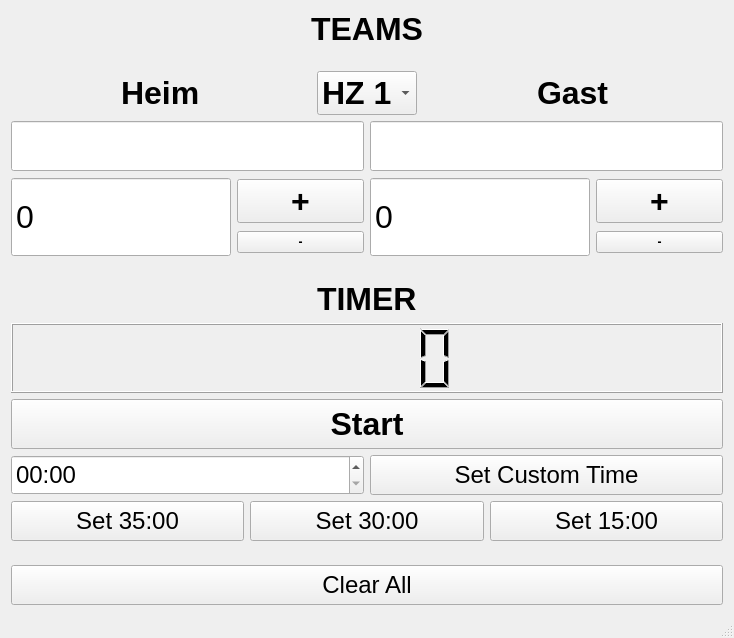
<?xml version="1.0" encoding="UTF-8"?>
<ui version="4.0">
 <class>MainWindow</class>
 <widget class="QMainWindow" name="MainWindow">
  <property name="geometry">
   <rect>
    <x>0</x>
    <y>0</y>
    <width>734</width>
    <height>638</height>
   </rect>
  </property>
  <property name="font">
   <font>
    <weight>50</weight>
    <italic>false</italic>
    <bold>false</bold>
    <underline>false</underline>
    <strikeout>false</strikeout>
   </font>
  </property>
  <property name="windowTitle">
   <string>Game Control</string>
  </property>
  <widget class="QWidget" name="centralWidget">
   <layout class="QVBoxLayout" name="verticalLayout">
    <item alignment="Qt::AlignHCenter">
     <widget class="QLabel" name="label_3">
      <property name="font">
       <font>
        <pointsize>24</pointsize>
        <weight>75</weight>
        <bold>true</bold>
       </font>
      </property>
      <property name="text">
       <string>TEAMS</string>
      </property>
     </widget>
    </item>
    <item>
     <spacer name="verticalSpacer_3">
      <property name="orientation">
       <enum>Qt::Vertical</enum>
      </property>
      <property name="sizeHint" stdset="0">
       <size>
        <width>20</width>
        <height>40</height>
       </size>
      </property>
     </spacer>
    </item>
    <item>
     <layout class="QHBoxLayout" name="horizontalLayout_4">
      <item alignment="Qt::AlignHCenter|Qt::AlignVCenter">
       <widget class="QLabel" name="label_2">
        <property name="font">
         <font>
          <pointsize>24</pointsize>
          <weight>75</weight>
          <bold>true</bold>
         </font>
        </property>
        <property name="text">
         <string>Heim</string>
        </property>
       </widget>
      </item>
      <item>
       <widget class="QComboBox" name="legComboBox">
        <property name="maximumSize">
         <size>
          <width>100</width>
          <height>16777215</height>
         </size>
        </property>
        <property name="font">
         <font>
          <pointsize>24</pointsize>
          <weight>75</weight>
          <bold>true</bold>
         </font>
        </property>
        <item>
         <property name="text">
          <string>HZ 1 </string>
         </property>
        </item>
        <item>
         <property name="text">
          <string>HZ</string>
         </property>
        </item>
        <item>
         <property name="text">
          <string>HZ 2</string>
         </property>
        </item>
       </widget>
      </item>
      <item alignment="Qt::AlignHCenter|Qt::AlignVCenter">
       <widget class="QLabel" name="label">
        <property name="font">
         <font>
          <pointsize>24</pointsize>
          <weight>75</weight>
          <bold>true</bold>
         </font>
        </property>
        <property name="text">
         <string>Gast</string>
        </property>
       </widget>
      </item>
     </layout>
    </item>
    <item>
     <layout class="QHBoxLayout" name="horizontalLayout_2">
      <item>
       <widget class="QLineEdit" name="homeNameEdit">
        <property name="minimumSize">
         <size>
          <width>0</width>
          <height>50</height>
         </size>
        </property>
        <property name="font">
         <font>
          <pointsize>24</pointsize>
         </font>
        </property>
       </widget>
      </item>
      <item>
       <widget class="QLineEdit" name="guestNameEdit">
        <property name="minimumSize">
         <size>
          <width>0</width>
          <height>50</height>
         </size>
        </property>
        <property name="font">
         <font>
          <pointsize>24</pointsize>
         </font>
        </property>
       </widget>
      </item>
     </layout>
    </item>
    <item>
     <layout class="QHBoxLayout" name="horizontalLayout_5">
      <item>
       <widget class="QSpinBox" name="homeGoalsSpinBox">
        <property name="minimumSize">
         <size>
          <width>220</width>
          <height>80</height>
         </size>
        </property>
        <property name="font">
         <font>
          <pointsize>24</pointsize>
         </font>
        </property>
        <property name="buttonSymbols">
         <enum>QAbstractSpinBox::NoButtons</enum>
        </property>
       </widget>
      </item>
      <item>
       <layout class="QVBoxLayout" name="verticalLayout_2">
        <item>
         <widget class="QPushButton" name="homeIncreaseGoalsButton">
          <property name="font">
           <font>
            <pointsize>24</pointsize>
            <weight>75</weight>
            <bold>true</bold>
           </font>
          </property>
          <property name="text">
           <string>+</string>
          </property>
         </widget>
        </item>
        <item>
         <widget class="QPushButton" name="homeDecreaseGoalsButton">
          <property name="font">
           <font>
            <weight>75</weight>
            <bold>true</bold>
           </font>
          </property>
          <property name="text">
           <string>-</string>
          </property>
         </widget>
        </item>
       </layout>
      </item>
      <item>
       <widget class="QSpinBox" name="guestGoalsSpinBox">
        <property name="minimumSize">
         <size>
          <width>220</width>
          <height>80</height>
         </size>
        </property>
        <property name="font">
         <font>
          <pointsize>24</pointsize>
         </font>
        </property>
        <property name="buttonSymbols">
         <enum>QAbstractSpinBox::NoButtons</enum>
        </property>
       </widget>
      </item>
      <item>
       <layout class="QVBoxLayout" name="verticalLayout_3">
        <item>
         <widget class="QPushButton" name="guestIncreaseGoalsButton">
          <property name="font">
           <font>
            <pointsize>24</pointsize>
            <weight>75</weight>
            <bold>true</bold>
           </font>
          </property>
          <property name="text">
           <string>+</string>
          </property>
         </widget>
        </item>
        <item>
         <widget class="QPushButton" name="guestDecreaseGoalsButton">
          <property name="font">
           <font>
            <weight>75</weight>
            <bold>true</bold>
           </font>
          </property>
          <property name="text">
           <string>-</string>
          </property>
         </widget>
        </item>
       </layout>
      </item>
     </layout>
    </item>
    <item>
     <spacer name="verticalSpacer">
      <property name="orientation">
       <enum>Qt::Vertical</enum>
      </property>
      <property name="sizeHint" stdset="0">
       <size>
        <width>20</width>
        <height>40</height>
       </size>
      </property>
     </spacer>
    </item>
    <item alignment="Qt::AlignHCenter">
     <widget class="QLabel" name="label_4">
      <property name="font">
       <font>
        <pointsize>24</pointsize>
        <weight>75</weight>
        <bold>true</bold>
       </font>
      </property>
      <property name="text">
       <string>TIMER</string>
      </property>
     </widget>
    </item>
    <item>
     <widget class="QLCDNumber" name="lcdNumber">
      <property name="minimumSize">
       <size>
        <width>0</width>
        <height>70</height>
       </size>
      </property>
      <property name="font">
       <font>
        <weight>75</weight>
        <bold>true</bold>
       </font>
      </property>
      <property name="smallDecimalPoint">
       <bool>false</bool>
      </property>
      <property name="mode">
       <enum>QLCDNumber::Dec</enum>
      </property>
     </widget>
    </item>
    <item>
     <widget class="QPushButton" name="startButton">
      <property name="minimumSize">
       <size>
        <width>0</width>
        <height>50</height>
       </size>
      </property>
      <property name="font">
       <font>
        <pointsize>24</pointsize>
        <weight>75</weight>
        <bold>true</bold>
       </font>
      </property>
      <property name="text">
       <string>Start</string>
      </property>
     </widget>
    </item>
    <item>
     <layout class="QHBoxLayout" name="horizontalLayout_3">
      <item>
       <widget class="QTimeEdit" name="timeEdit">
        <property name="minimumSize">
         <size>
          <width>0</width>
          <height>40</height>
         </size>
        </property>
        <property name="font">
         <font>
          <pointsize>18</pointsize>
         </font>
        </property>
        <property name="displayFormat">
         <string>mm:ss</string>
        </property>
       </widget>
      </item>
      <item>
       <widget class="QPushButton" name="setButton">
        <property name="minimumSize">
         <size>
          <width>0</width>
          <height>40</height>
         </size>
        </property>
        <property name="font">
         <font>
          <pointsize>18</pointsize>
         </font>
        </property>
        <property name="text">
         <string>Set Custom Time</string>
        </property>
       </widget>
      </item>
     </layout>
    </item>
    <item>
     <layout class="QHBoxLayout" name="horizontalLayout_7">
      <item>
       <widget class="QPushButton" name="set35Button">
        <property name="minimumSize">
         <size>
          <width>0</width>
          <height>40</height>
         </size>
        </property>
        <property name="font">
         <font>
          <pointsize>18</pointsize>
         </font>
        </property>
        <property name="text">
         <string>Set 35:00</string>
        </property>
       </widget>
      </item>
      <item>
       <widget class="QPushButton" name="set30Button">
        <property name="minimumSize">
         <size>
          <width>0</width>
          <height>40</height>
         </size>
        </property>
        <property name="font">
         <font>
          <pointsize>18</pointsize>
         </font>
        </property>
        <property name="text">
         <string>Set 30:00</string>
        </property>
       </widget>
      </item>
      <item>
       <widget class="QPushButton" name="set15Button">
        <property name="minimumSize">
         <size>
          <width>0</width>
          <height>40</height>
         </size>
        </property>
        <property name="font">
         <font>
          <pointsize>18</pointsize>
         </font>
        </property>
        <property name="text">
         <string>Set 15:00</string>
        </property>
       </widget>
      </item>
     </layout>
    </item>
    <item>
     <spacer name="verticalSpacer_2">
      <property name="orientation">
       <enum>Qt::Vertical</enum>
      </property>
      <property name="sizeHint" stdset="0">
       <size>
        <width>20</width>
        <height>40</height>
       </size>
      </property>
     </spacer>
    </item>
    <item>
     <layout class="QHBoxLayout" name="horizontalLayout">
      <item>
       <widget class="QPushButton" name="clearButton">
        <property name="minimumSize">
         <size>
          <width>0</width>
          <height>40</height>
         </size>
        </property>
        <property name="font">
         <font>
          <pointsize>18</pointsize>
         </font>
        </property>
        <property name="text">
         <string>Clear All</string>
        </property>
       </widget>
      </item>
     </layout>
    </item>
   </layout>
  </widget>
  <widget class="QStatusBar" name="statusBar"/>
 </widget>
 <layoutdefault spacing="6" margin="11"/>
 <resources/>
 <connections/>
</ui>
